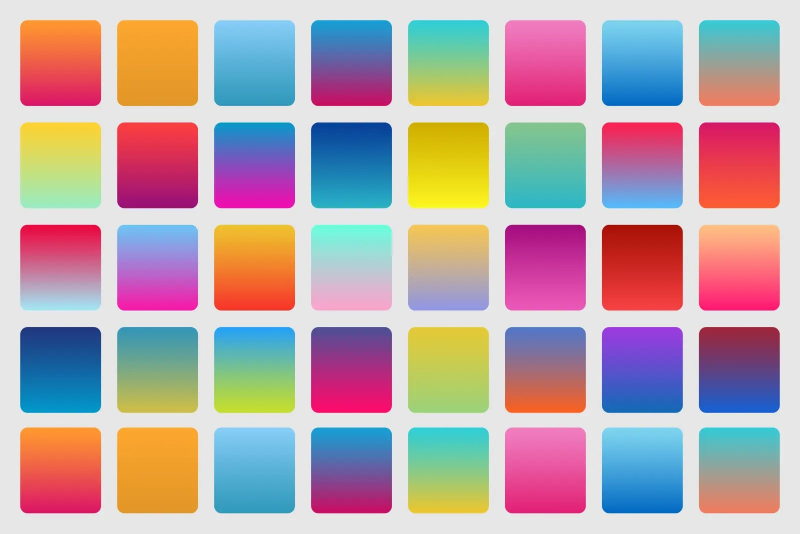
#> input picture sample 1.jpeg, 1600 x 1067 px, found by its file name (shown at 1/2 size)
$ python 'Experiment 7.py'
#> lines starting #> are read from the running program, lines starting #| are printed output that depends on the picture
import cv2
import numpy as np

# Read input image
img = cv2.imread(r"C:\Users\DELL\OneDrive\Desktop\python\sample 1.jpeg", 0)
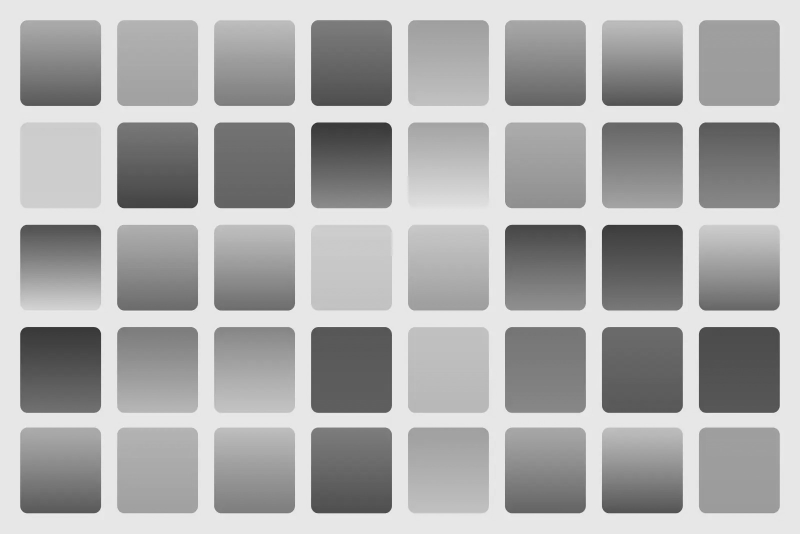
#> img: shape (1067, 1600) (shown at 1/2 size); min 43, max 255, mean 171.9

# Get image dimensions
rows, cols = img.shape[:2]
#> rows = 1067; cols = 1600

# Translation
M_trans = np.float32([[1, 0, 50], [0, 1, 50]])
translated = cv2.warpAffine(img, M_trans, (cols, rows))
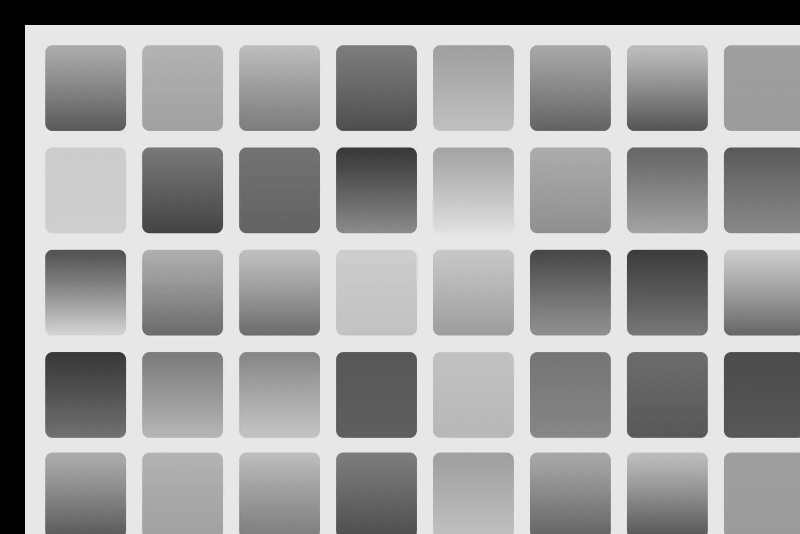
#> translated: shape (1067, 1600) (shown at 1/2 size); min 0, max 255, mean 155.4

# Scaling
scaled = cv2.resize(img, None, fx=0.5, fy=0.5)
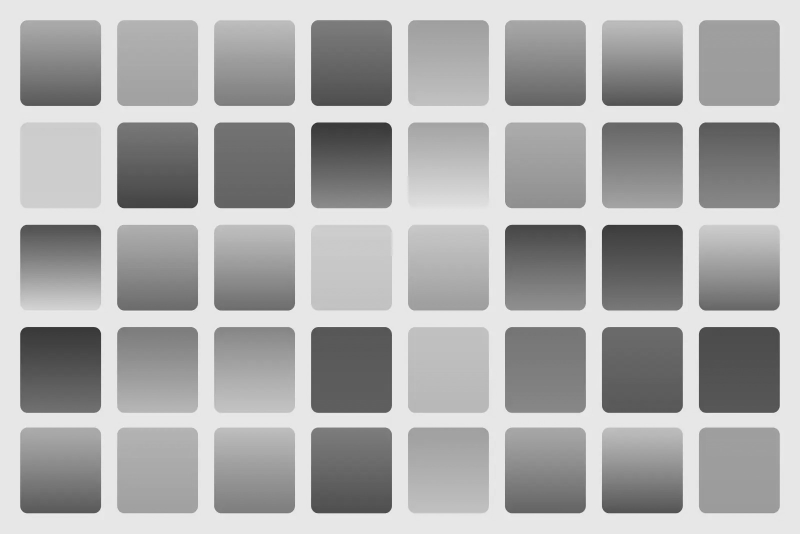
#> scaled: shape (534, 800); min 48, max 239, mean 172

# Rotation
M_rot = cv2.getRotationMatrix2D((cols/2, rows/2), 45, 1)
rotated = cv2.warpAffine(img, M_rot, (cols, rows))
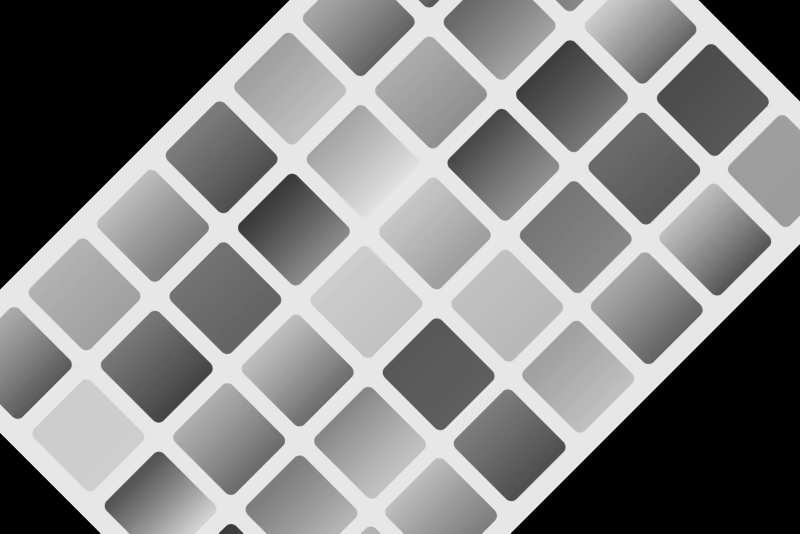
#> rotated: shape (1067, 1600) (shown at 1/2 size); min 0, max 244, mean 132.4

# Display images
cv2.imshow('Translated', translated)
cv2.imshow('Scaled', scaled)
cv2.imshow('Rotated', rotated)

cv2.waitKey(0)
cv2.destroyAllWindows()

$ run again, with sample 4.jpg copied over sample 1.jpeg
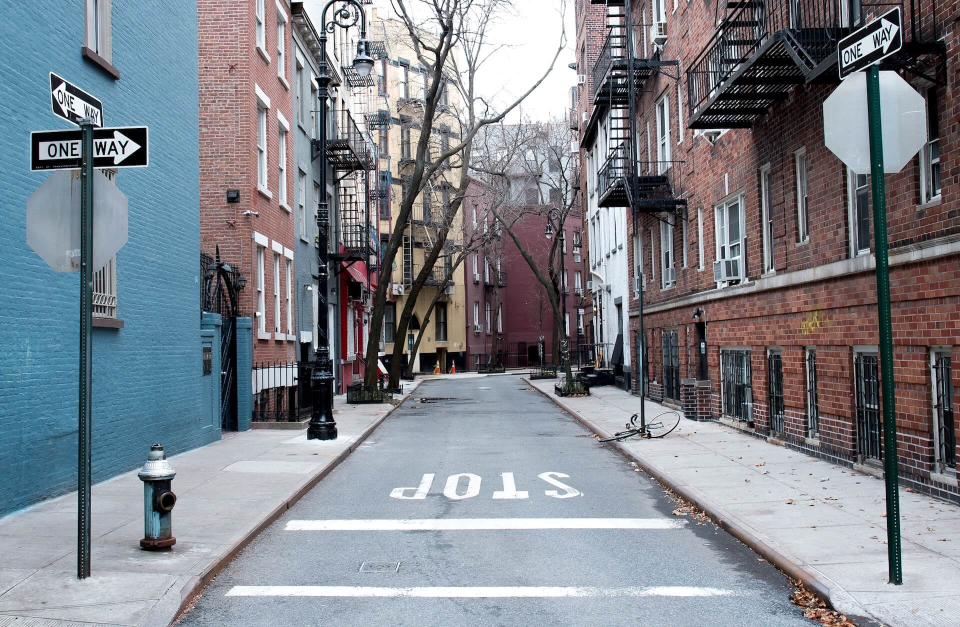
#> input picture sample 4.jpg, 1920 x 1254 px, found by its file name (shown at 1/2 size)
#> `translated = cv2.warpAffine(img, M_trans, (cols, rows))`:
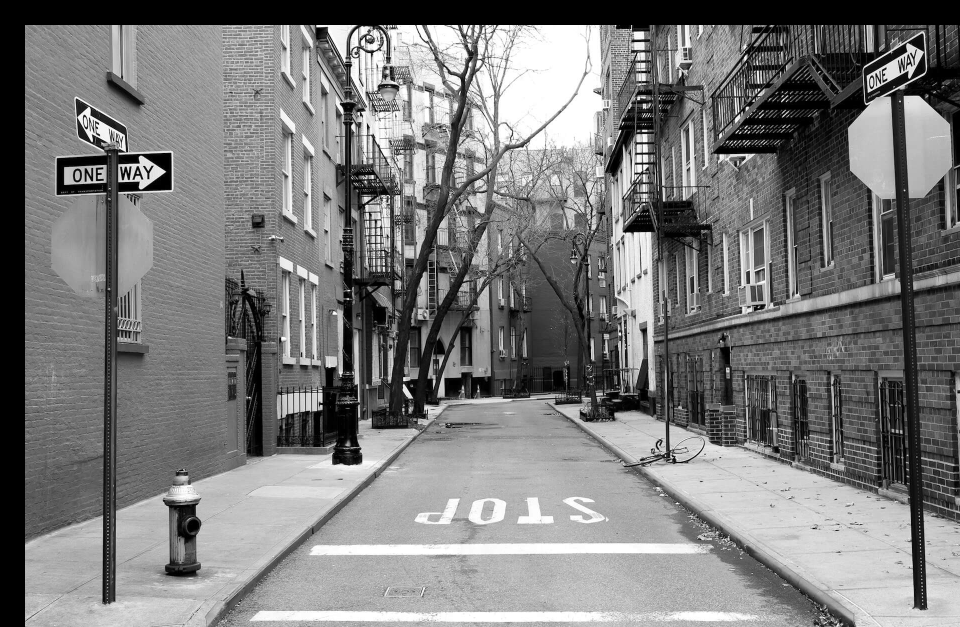
#> translated: shape (1254, 1920) (shown at 1/2 size); min 0, max 255, mean 122.9
#> `rotated = cv2.warpAffine(img, M_rot, (cols, rows))`:
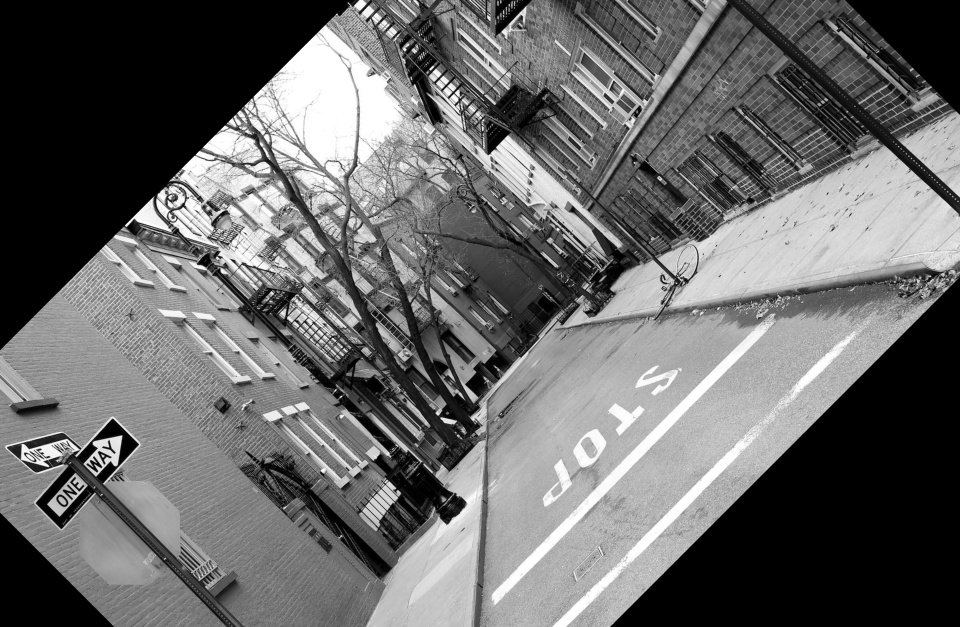
#> rotated: shape (1254, 1920) (shown at 1/2 size); min 0, max 255, mean 105.2

$ run again, with sample 5.jpg copied over sample 1.jpeg
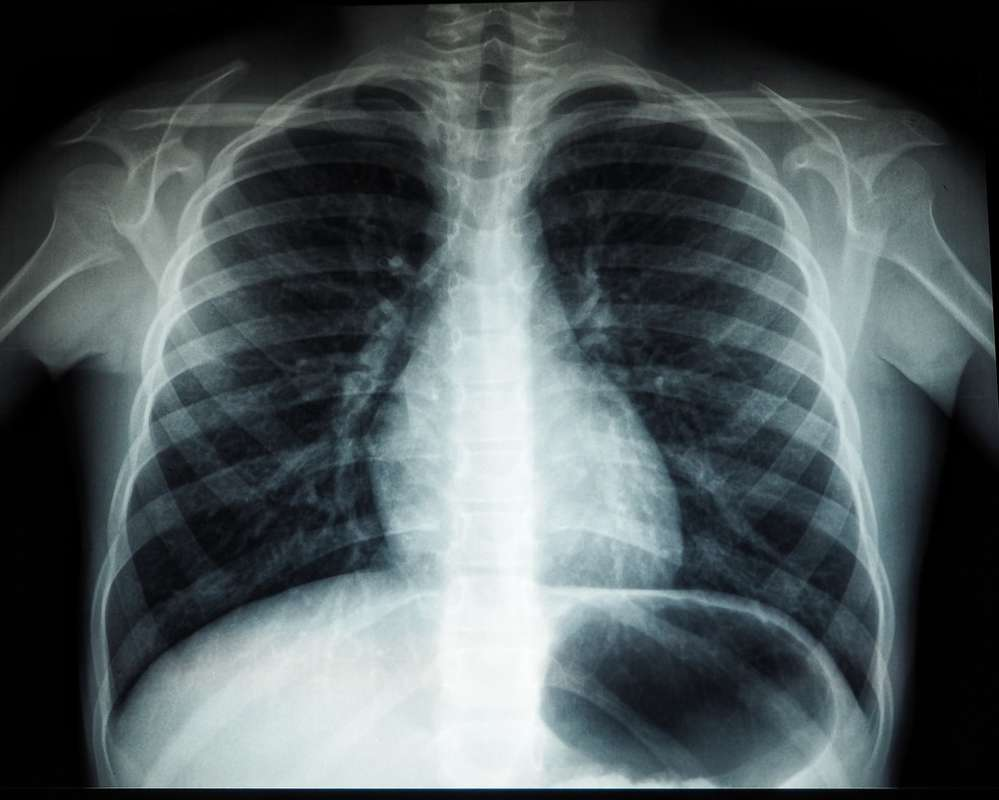
#> input picture sample 5.jpg, 999 x 800 px, found by its file name
#> `translated = cv2.warpAffine(img, M_trans, (cols, rows))`:
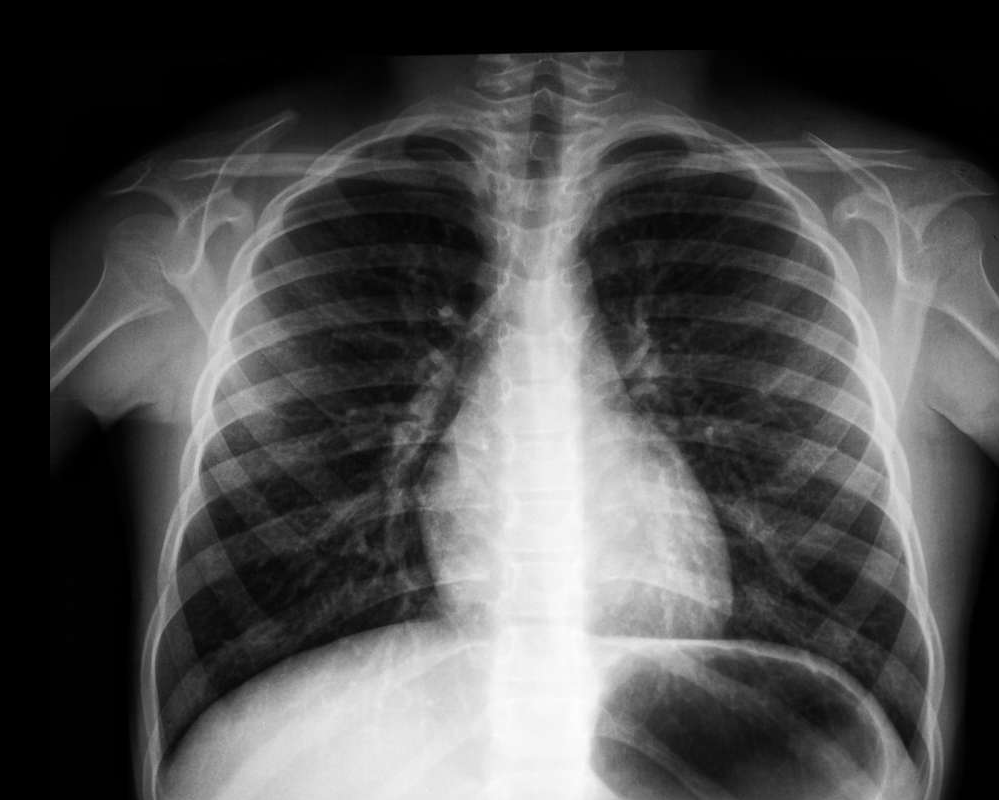
#> translated: shape (800, 999); min 0, max 253, mean 79.5
#> `rotated = cv2.warpAffine(img, M_rot, (cols, rows))`:
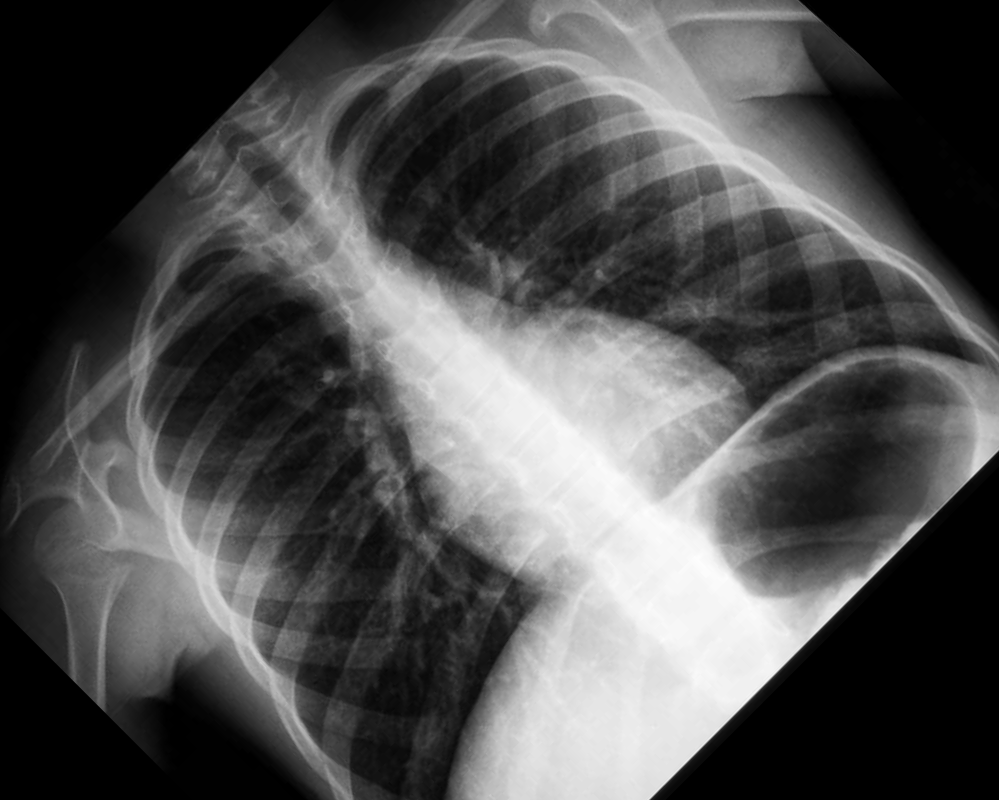
#> rotated: shape (800, 999); min 0, max 253, mean 80
